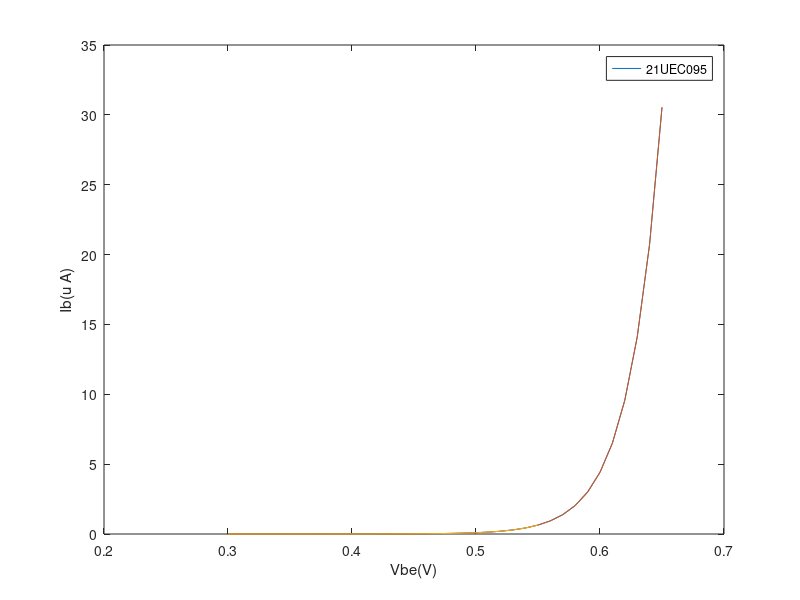

This chart was generated by the following MATLAB code:
k = 1.381e-23;
temp = 300;
q = 1.602e-19;
den = 2e-10;
area = 5.0;
beta_f = 120;
beta_r = 0.3;
Vt = k*temp/q;
Is = den*area;
alpha_f = beta_f/(1+beta_f);
alpha_r = beta_r/(1+beta_r);
Ies = Is/alpha_f;
Vbe = 0.3:0.01:0.65;
Isc = Is/alpha_r;
m = length(Vbe);
for j=1:m
    Ifr = Ies*exp((Vbe/Vt)-1);
    Ir1 = Isc*exp((-1.0/Vt)-1);
    Ib1 = abs(-Ifr+alpha_r*Ir1);
end
plot(Vbe,Ib1);
hold on
Vbe = 0.3:0.01:0.65;
Isc = Is/alpha_r;
m = length(Vbe);
for j=1:m
    Ifr = Ies*exp((Vbe/Vt)-1);
    Ir1 = Isc*exp((-1.0/Vt)-1);
    Ib1 = abs(-Ifr+alpha_r*Ir1);
end
plot(Vbe,Ib1);
hold on
Vbe = 0.3:0.01:0.55;
Isc = Is/alpha_r;
m = length(Vbe);
for j=1:m
    Ifr = Ies*exp((Vbe/Vt)-1);
    Ir1 = Isc*exp((-1.0/Vt)-1);
    Ib1 = abs(-Ifr+alpha_r*Ir1);
end
plot(Vbe,Ib1);
xlabel('Vbe(V)');
ylabel('Ib(u A)');
legend('21UEC095');
hold on